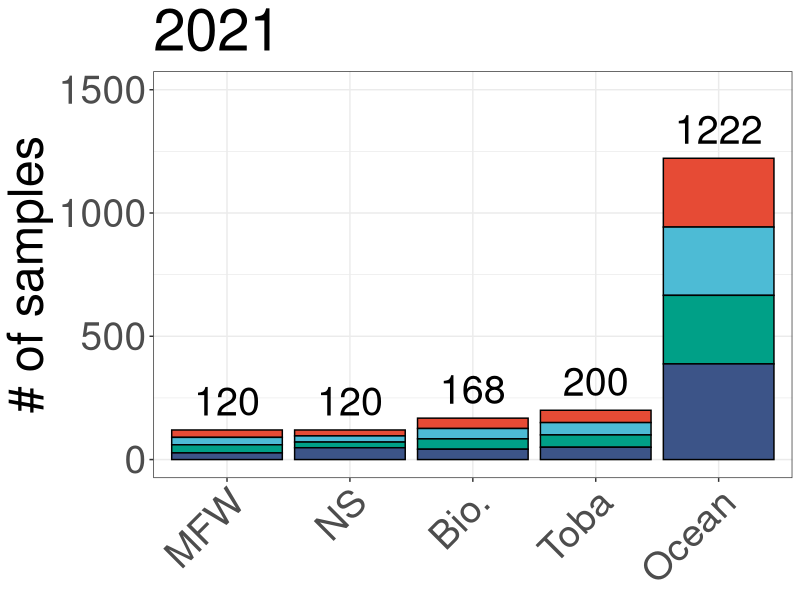
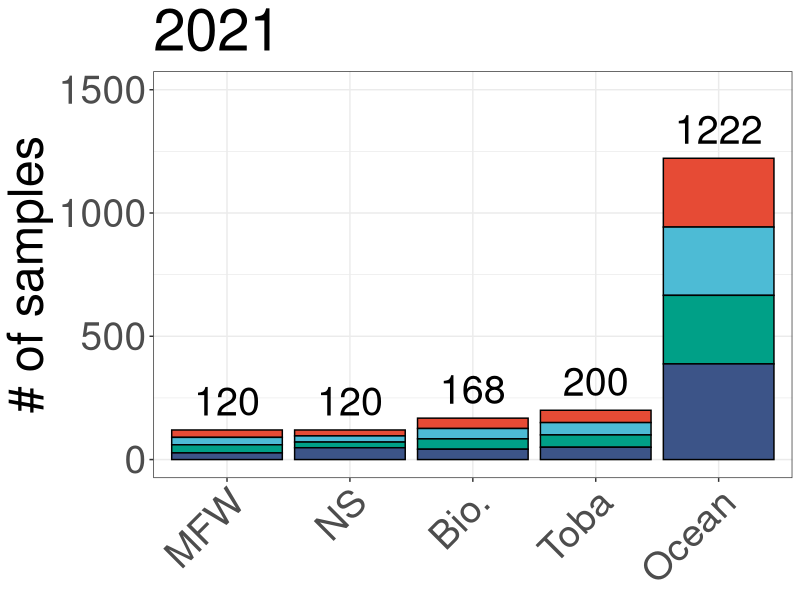
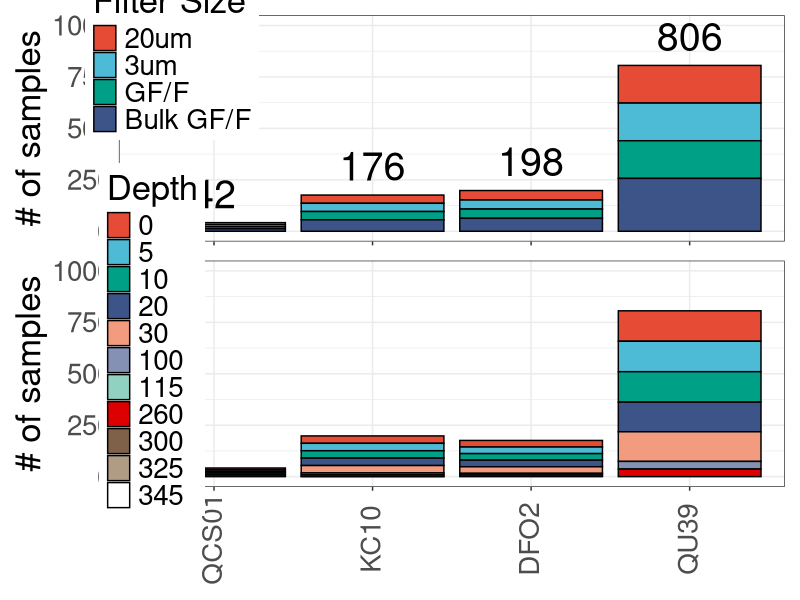

Write the R code that produced these figures, in order.
## ---- chunk 1
#Load packages
library(tidyverse)  
library(readxl)
library(here)
library(patchwork)
## ---- chunk 2
#Read data file downloaded from the portal - downloaded on 2021-10-06, so in this version does not include entire year
chl <- read_csv(here("files", "chl_2021-11-02.csv"))

## ---- chunk 3
#Limiting to pertinent columns
chl <- chl %>% 
  select(date, work_area, survey, site_id, line_out_depth, filter_type, chla)

chl <- chl %>% 
  mutate(year = lubridate::year(date))

## ---- chunk 4
#Creating some summary lists to see what stations are being collected by each group

#Making a list of distinct stations and surveys
stations <- chl %>% 
  distinct(site_id)

#Making a list of distinct surveys
surveys <- chl %>% 
  distinct(survey)

#Making a list of distinct survey/stations matches
stations_survey <- chl %>% 
  distinct(survey, site_id)
## ---- chunk 5
#Classifying stations/surveys by group that collected them - trying it first on the truncated list
chl <- chl %>%
  mutate(group = NA) %>% 
  mutate(group = case_when(survey == "MACRO_MGEO" | survey == "ROCKY" ~ "NS",
                           survey == "ZOOPSPRINT" ~ "MFW",
                           survey == "BIOWEEKLY" ~ "Bio.",
                           survey == "TOBA" ~ "Toba",
                           survey == "QOMA1" ~ "Ocean",
                           survey == "QOMA5" ~ "Ocean",
                           survey == "QCS_V1" ~ "Ocean",
                           survey == "KWAK" ~ "Ocean", 
                           survey == "RVRS" ~ "Ocean",
                           survey == "BIOTIDAL" ~ "Bio.",
                           survey == "BUTE" ~ "Bute",
                           survey == "FZH,KWAK" ~ "Ocean",
                           survey == "JS1" ~ "JS",
                           survey == "JS12" ~ "JS",
                           survey == "KNIGHT" ~ "Kni.",
                           survey == "KWAK,FZH" ~ "Ocean",
                           survey == "MFW" ~ "MFW",
                           survey == "QCS_V2" ~ "Ocean",
                           survey == "QOMD" ~ "Ocean",
                           survey == "QOME" ~ "Ocean",
                           survey == "QRAFT" ~ "Ocean",
                           survey == "QRAFT1" ~ "Ocean",
                           survey == "QRAFTB" ~ "Ocean",
                           survey == "SEASTAR WASTING DISEASE,ROCKY" ~ "NS",
                           TRUE ~ as.character(group)))

#Looking at what surveys I'm missing by adding 2019 and 2020 data
na <- chl %>% 
  filter(is.na(group)) %>% 
  distinct(survey, site_id)

## ---- chunk 6
#Looking at depths of oceanography stations
ocean_depths <- chl %>% 
  filter(year == "2021" & group == "Ocean" & !site_id == "QCS01") %>% 
  select(site_id, line_out_depth) %>%
  group_by(site_id, line_out_depth) %>% 
  summarise(n_filt = n()) %>% 
  ungroup() %>% 
  distinct()
## ---- chunk 7
#Order filter types for plotting
order <- c("20um", "3um", "GF/F", "Bulk GF/F")

#Chemtax - Specify order of phyto groups for figures
chl <- arrange(mutate(chl, filter_type = factor(filter_type,
                                levels = order)))
## ---- chunk 8
totals_2021 <- chl %>% 
  filter(year == 2021) %>% 
  group_by(group) %>%
  summarize(n_tot = n()) %>% 
  ungroup()
## ---- chunk 9
chl %>% 
  filter(year == 2021 & !is.na(filter_type)) %>% 
  group_by(filter_type, group) %>% 
  summarise(n_filt = n()) %>% 
  ungroup() %>% 
  ggplot(aes(x = reorder(group, n_filt), y = n_filt, fill = filter_type)) +
  geom_bar(stat = "identity", color = "black") +
  geom_text(aes(x = group, y = n_tot, label = n_tot, fill = NULL),
              data = totals_2021, vjust = -0.5, size = 10) +
  ggsci::scale_fill_npg(name = "Filter Size") +
  ylim(0, 1500) +
  ylab("# of samples") +
  ggtitle(2021) +
  theme_bw() +
  theme(legend.position = "none",
        axis.title.x = element_blank(),
        axis.text.x = element_text(angle = 45, hjust = 1),
        text = element_text(size = 35))

ggsave(here("figures", "sample_numbers_by_group.png"), 
       width = 16, height = 10, dpi = 300)
## ---- chunk 10
st_totals_2021 <- chl %>% 
  filter(year == 2021 & group == "Ocean") %>% 
  group_by(group, site_id) %>%
  summarize(n_tot = n()) %>% 
  ungroup()
## ---- chunk 11
f1 <- chl %>% 
  filter(group == "Ocean" & year == 2021) %>% 
  group_by(filter_type, site_id) %>% 
  summarise(n_filt = n()) %>% 
  ungroup() %>% 
  ggplot(aes(x = reorder(site_id, n_filt), y = n_filt, fill = filter_type)) +
  geom_bar(stat = "identity", color = "black") +
  geom_text(aes(x = site_id, y = n_tot, label = n_tot, fill = NULL),
            data = st_totals_2021, vjust = -0.5, size = 10) +
  ggsci::scale_fill_npg(name = "Filter Size") +
  ylim(0, 1000) +
  ylab("# of samples") +
  theme_bw() +
  theme(legend.position = c(0.08, 0.81),
        axis.title.x = element_blank(),
        axis.text.x = element_blank(),
        text = element_text(size = 25))

f2 <- chl %>% 
  filter(group == "Ocean" & year == 2021) %>% 
  group_by(line_out_depth, site_id) %>% 
  summarise(n_dep = n()) %>% 
  ungroup() %>% 
  ggplot(aes(x = reorder(site_id, n_dep), y = n_dep, 
             fill = as.factor(line_out_depth))) +
  geom_bar(stat = "identity", color = "black") +
  # geom_text(aes(x = site_id, y = n_tot, label = n_tot, fill = NULL)
  #           , vjust = -0.5) +
  ggsci::scale_fill_npg(name = "Depth") +
  ylim(0, 1000) +
  ylab("# of samples") +
  theme_bw() +
  theme(legend.position = c(0.05, 0.65),
        axis.title.x = element_blank(),
        axis.text.x = element_text(angle = 90, vjust = 0.4),
        text = element_text(size = 25))

fig <- f1/f2

ggsave(here("figures", "sample_numbers_ocean.png"), fig,
       width = 13, height = 12, dpi = 300)
